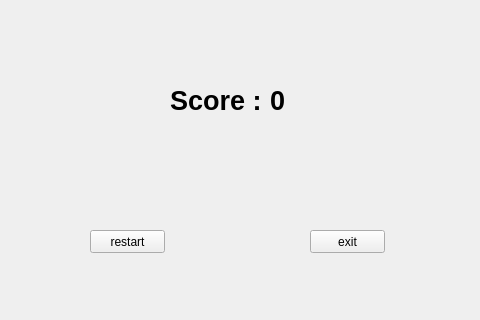
<?xml version="1.0" encoding="UTF-8"?>
<ui version="4.0">
 <class>ResultWindow</class>
 <widget class="QMainWindow" name="ResultWindow">
  <property name="geometry">
   <rect>
    <x>0</x>
    <y>0</y>
    <width>480</width>
    <height>320</height>
   </rect>
  </property>
  <property name="windowTitle">
   <string>MainWindow</string>
  </property>
  <widget class="QWidget" name="centralwidget">
   <widget class="QLabel" name="label">
    <property name="geometry">
     <rect>
      <x>170</x>
      <y>80</y>
      <width>101</width>
      <height>41</height>
     </rect>
    </property>
    <property name="font">
     <font>
      <family>Arial</family>
      <pointsize>20</pointsize>
      <weight>75</weight>
      <bold>true</bold>
     </font>
    </property>
    <property name="text">
     <string>Score : </string>
    </property>
   </widget>
   <widget class="QLabel" name="ScoreText">
    <property name="geometry">
     <rect>
      <x>270</x>
      <y>80</y>
      <width>61</width>
      <height>41</height>
     </rect>
    </property>
    <property name="font">
     <font>
      <family>Arial</family>
      <pointsize>20</pointsize>
      <weight>75</weight>
      <bold>true</bold>
     </font>
    </property>
    <property name="text">
     <string>0</string>
    </property>
   </widget>
   <widget class="QPushButton" name="pushButton">
    <property name="geometry">
     <rect>
      <x>90</x>
      <y>230</y>
      <width>75</width>
      <height>23</height>
     </rect>
    </property>
    <property name="text">
     <string>restart</string>
    </property>
   </widget>
   <widget class="QPushButton" name="pushButton_2">
    <property name="geometry">
     <rect>
      <x>310</x>
      <y>230</y>
      <width>75</width>
      <height>23</height>
     </rect>
    </property>
    <property name="text">
     <string>exit</string>
    </property>
   </widget>
  </widget>
 </widget>
 <resources/>
 <connections/>
</ui>
